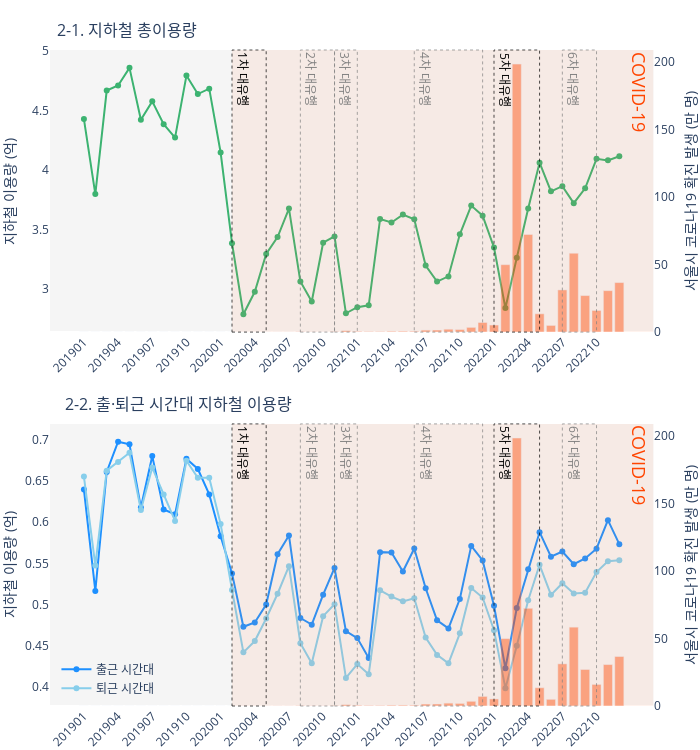

Here is the notebook cell this chart was saved with:
### Code cell
# 서울시의 코로나19 확진 발생 추이와 지하철 이용량의 상관관계 그래프 생성
fig = make_subplots(rows=2, cols=1,  vertical_spacing = 0.14,
                    specs=[[{'secondary_y': True}], [{'secondary_y': True}]],
                    subplot_titles=('2-1. 지하철 총이용량', '2-2. 출·퇴근 시간대 지하철 이용량'))


# 월별 서울시 코로나19 확진 발생 그래프
hovertemplate = []
for i in range(len(monthly_subway)):
    cnt = round(monthly_subway['confirmed']/10000,2)[i]
    hovertemplate.append(f'<b>{cnt}만 명</b>')
    
fig.add_trace(go.Bar(x=monthly_subway['year_month'].str.replace('-',''), y=monthly_subway['confirmed']/10000, 
                     name='코로나19 확진', marker_color='orangered', opacity=0.45, showlegend=False,
                     hovertemplate=hovertemplate),
              row=1, col=1, secondary_y=True)


# 월별 서울시 지하철 이용량 그래프
hovertemplate = []
for i in range(len(monthly_subway)):
    cnt = round(monthly_subway['cnt']/100000000,2)[i]
    hovertemplate.append(f'<b>{cnt}억</b>')
    
fig.add_trace(go.Scatter(x=monthly_subway['year_month'].str.replace('-',''), y=monthly_subway['cnt']/100000000, 
                         name='총이용량', mode='markers+lines', marker_color='mediumseagreen', showlegend=False,
                         hovertemplate=hovertemplate),
              row=1, col=1, secondary_y=False)




# 월별 서울시 코로나19 확진 발생 그래프
hovertemplate = []
for i in range(len(monthly_subway)):
    cnt = round(monthly_subway['confirmed']/10000,2)[i]
    hovertemplate.append(f'<b>{cnt}만 명</b>')
    
fig.add_trace(go.Bar(x=monthly_subway['year_month'].str.replace('-',''), y=monthly_subway['confirmed']/10000,
                     name='코로나19 확진', marker_color='orangered', opacity=0.45, showlegend=False,
                     hovertemplate=hovertemplate),
              row=2, col=1, secondary_y=True)


# 일별 출근시간대별 서울시 지하철 이용량 그래프
hovertemplate = []
for i in range(len(monthly_commute)):
    cnt = round(monthly_commute['go_to_work']/10000,1)[i]
    hovertemplate.append(f'<b>{cnt}천만</b>')
    
fig.add_trace(go.Scatter(x=monthly_commute['year_month'].str.replace('-',''), y=monthly_commute['go_to_work']/100000000,
                         name='출근 시간대', mode='markers+lines', marker_color='dodgerblue', showlegend=True,
                         hovertemplate=hovertemplate)
              , row=2, col=1, secondary_y=False)


# 일별 퇴근시간대별 서울시 지하철 이용량 그래프
hovertemplate = []
for i in range(len(monthly_commute)):
    cnt = round(monthly_commute['get_off_work']/10000,1)[i]
    hovertemplate.append(f'<b>{cnt}만</b>')
    
fig.add_trace(go.Scatter(x=monthly_commute['year_month'].str.replace('-',''), y=monthly_commute['get_off_work']/100000000,
                         name='퇴근 시간대', mode='markers+lines', marker_color='skyblue', showlegend=True,
                         hovertemplate=hovertemplate)
              , row=2, col=1, secondary_y=False)




# 코로나19 시기 표시를 위한 박스처리
fig.add_vrect(x0=13, x1=50, annotation=dict(text='COVID-19', font_size=18, font_color='orangered'), 
              annotation_position='top right', annotation_textangle = 90, fillcolor='coral', opacity=0.095, line_width=0)
# 코로나19 대유행 차수 표시를 위한 박스처리
fig.add_vrect(x0=13, x1=16, annotation=dict(text='1차 대유행', font_size=12, font_color='black'), 
              annotation_position='top left',annotation_textangle = 90, line=dict(color='black', dash='dot', width=0.7))
fig.add_vrect(x0=19, x1=22, annotation=dict(text='2차 대유행', font_size=12, font_color='gray'), 
              annotation_position='top left',annotation_textangle = 90, line=dict(color='gray', dash='dot', width=0.7))
fig.add_vrect(x0=22, x1=24, annotation=dict(text='3차 대유행', font_size=12, font_color='gray'), 
              annotation_position='top left',annotation_textangle = 90, line=dict(color='gray', dash='dot', width=0.7))
fig.add_vrect(x0=29, x1=35, annotation=dict(text='4차 대유행', font_size=12, font_color='gray'), 
              annotation_position='top left',annotation_textangle = 90, line=dict(color='gray', dash='dot', width=0.7))
fig.add_vrect(x0=36, x1=40, annotation=dict(text='5차 대유행', font_size=12, font_color='black'), 
              annotation_position='top left',annotation_textangle = 90, line=dict(color='black', dash='dot', width=0.7))
fig.add_vrect(x0=42, x1=45, annotation=dict(text='6차 대유행', font_size=12, font_color='gray'), 
              annotation_position='top left',annotation_textangle = 90, line=dict(color='gray', dash='dot', width=0.7))




# 그래프 레이아웃
fig.update_xaxes(tickangle=315, showgrid=False, spikecolor='orangered', dtick=3)
fig.update_yaxes(title_text='지하철 이용량 (억)', showgrid=False, showspikes=False, 
                 spikecolor='orangered', spikesnap='cursor', spikethickness=1)
fig.update_yaxes(title_text='서울시 코로나19 확진 발생 (만 명)', secondary_y=True, showgrid=False, showspikes=False,
                 spikecolor='orangered', spikesnap='cursor', spikethickness=1)
fig.update_layout(width=700, height=750, plot_bgcolor='whitesmoke', showlegend=True,
                  margin=dict(l=0,r=0,b=0,t=50),
                  legend=dict(x=0.01, y=0.005, bgcolor='whitesmoke'),
                  hovermode='x unified', hoverlabel=dict(bgcolor='white', bordercolor='white'))

fig.layout.annotations[0].update(x=0.12, y=1.01)
fig.layout.annotations[1].update(x=0.2, y=0.44)

# plotly api 연동
# username = 'parkahhyeong'
# api_key = '7w3ys4r0P0495JVPJlHE'
# chart_studio.tools.set_credentials_file(username=username, api_key=api_key)
# py.plot(fig, filename='monthly_subway', auto_open=True)

fig.show()

### Figure 1 — Plotly figure (JSON) as saved in the notebook; plotly's stock layout.template omitted (floating-point values rounded to 4 significant figures)
{"data": [{"hovertemplate": ["<b>0.0만 명</b>", "<b>0.0만 명</b>", "<b>0.0만 명</b>", "<b>0.0만 명</b>", "<b>0.0만 명</b>", "<b>0.0만 명</b>", "<b>0.0만 명</b>", "<b>0.0만 명</b>", "<b>0.0만 명</b>", "<b>0.0만 명</b>", "<b>0.0만 명</b>", "<b>0.0만 명</b>", "<b>0.0만 명</b>", "<b>0.01만 명</b>", "<b>0.04만 명</b>", "<b>0.02만 명</b>", "<b>0.02만 명</b>", "<b>0.05만 명</b>", "<b>0.03만 명</b>", "<b>0.23만 명</b>", "<b>0.14만 명</b>", "<b>0.07만 명</b>", "<b>0.28만 명</b>", "<b>1.02만 명</b>", "<b>0.52만 명</b>", "<b>0.41만 명</b>", "<b>0.38만 명</b>", "<b>0.58만 명</b>", "<b>0.63만 명</b>", "<b>0.61만 명</b>", "<b>1.44만 명</b>", "<b>1.5만 명</b>", "<b>2.11만 명</b>", "<b>1.91만 명</b>", "<b>3.47만 명</b>", "<b>7.1만 명</b>", "<b>5.21만 명</b>", "<b>49.88만 명</b>", "<b>198.34만 명</b>", "<b>72.26만 명</b>", "<b>13.53만 명</b>", "<b>4.93만 명</b>", "<b>31.2만 명</b>", "<b>58.36만 명</b>", "<b>27.02만 명</b>", "<b>15.99만 명</b>", "<b>30.67만 명</b>", "<b>36.63만 명</b>"], "marker": {"color": "orangered"}, "name": "코로나19 확진", "opacity": 0.45, "showlegend": false, "type": "bar", "x": ["201901", "201902", "201903", "201904", "201905", "201906", "201907", "201908", "201909", "201910", "201911", "201912", "202001", "202002", "202003", "202004", "202005", "202006", "202007", "202008", "202009", "202010", "202011", "202012", "202101", "202102", "202103", "202104", "202105", "202106", "202107", "202108", "202109", "202110", "202111", "202112", "202201", "202202", "202203", "202204", "202205", "202206", "202207", "202208", "202209", "202210", "202211", "202212"], "xaxis": "x", "y": [0, 0, 0, 0, 0, 0, 0, 0, 0, 0, 0, 0, 0, 0.0078, 0.0377, 0.0179, 0.0228, 0.0451, 0.0288, 0.2267, 0.1424, 0.0719, 0.2802, 1.021, 0.5168, 0.4083, 0.3803, 0.5811, 0.6303, 0.6075, 1.438, 1.502, 2.115, 1.912, 3.471, 7.098, 5.214, 49.88, 198.3, 72.26, 13.53, 4.929, 31.2, 58.36, 27.02, 15.99, 30.67, 36.63], "yaxis": "y2"}, {"hovertemplate": ["<b>4.43억</b>", "<b>3.8억</b>", "<b>4.67억</b>", "<b>4.71억</b>", "<b>4.86억</b>", "<b>4.42억</b>", "<b>4.58억</b>", "<b>4.38억</b>", "<b>4.27억</b>", "<b>4.79억</b>", "<b>4.64억</b>", "<b>4.68억</b>", "<b>4.15억</b>", "<b>3.39억</b>", "<b>2.79억</b>", "<b>2.98억</b>", "<b>3.3억</b>", "<b>3.44억</b>", "<b>3.68억</b>", "<b>3.06억</b>", "<b>2.9억</b>", "<b>3.39억</b>", "<b>3.44억</b>", "<b>2.8억</b>", "<b>2.85억</b>", "<b>2.87억</b>", "<b>3.59억</b>", "<b>3.56억</b>", "<b>3.63억</b>", "<b>3.59억</b>", "<b>3.2억</b>", "<b>3.06억</b>", "<b>3.11억</b>", "<b>3.46억</b>", "<b>3.7억</b>", "<b>3.62억</b>", "<b>3.35억</b>", "<b>2.84억</b>", "<b>3.26억</b>", "<b>3.68억</b>", "<b>4.06억</b>", "<b>3.82억</b>", "<b>3.86억</b>", "<b>3.72억</b>", "<b>3.85억</b>", "<b>4.09억</b>", "<b>4.08억</b>", "<b>4.12억</b>"], "marker": {"color": "mediumseagreen"}, "mode": "markers+lines", "name": "총이용량", "showlegend": false, "type": "scatter", "x": ["201901", "201902", "201903", "201904", "201905", "201906", "201907", "201908", "201909", "201910", "201911", "201912", "202001", "202002", "202003", "202004", "202005", "202006", "202007", "202008", "202009", "202010", "202011", "202012", "202101", "202102", "202103", "202104", "202105", "202106", "202107", "202108", "202109", "202110", "202111", "202112", "202201", "202202", "202203", "202204", "202205", "202206", "202207", "202208", "202209", "202210", "202211", "202212"], "xaxis": "x", "y": [4.427, 3.798, 4.667, 4.709, 4.857, 4.422, 4.576, 4.384, 4.272, 4.792, 4.637, 4.682, 4.147, 3.386, 2.79, 2.978, 3.296, 3.437, 3.676, 3.065, 2.896, 3.39, 3.443, 2.798, 2.849, 2.865, 3.588, 3.56, 3.626, 3.587, 3.198, 3.064, 3.107, 3.46, 3.702, 3.617, 3.35, 2.842, 3.264, 3.677, 4.061, 3.821, 3.864, 3.722, 3.847, 4.094, 4.081, 4.116], "yaxis": "y"}, {"hovertemplate": ["<b>0.0만 명</b>", "<b>0.0만 명</b>", "<b>0.0만 명</b>", "<b>0.0만 명</b>", "<b>0.0만 명</b>", "<b>0.0만 명</b>", "<b>0.0만 명</b>", "<b>0.0만 명</b>", "<b>0.0만 명</b>", "<b>0.0만 명</b>", "<b>0.0만 명</b>", "<b>0.0만 명</b>", "<b>0.0만 명</b>", "<b>0.01만 명</b>", "<b>0.04만 명</b>", "<b>0.02만 명</b>", "<b>0.02만 명</b>", "<b>0.05만 명</b>", "<b>0.03만 명</b>", "<b>0.23만 명</b>", "<b>0.14만 명</b>", "<b>0.07만 명</b>", "<b>0.28만 명</b>", "<b>1.02만 명</b>", "<b>0.52만 명</b>", "<b>0.41만 명</b>", "<b>0.38만 명</b>", "<b>0.58만 명</b>", "<b>0.63만 명</b>", "<b>0.61만 명</b>", "<b>1.44만 명</b>", "<b>1.5만 명</b>", "<b>2.11만 명</b>", "<b>1.91만 명</b>", "<b>3.47만 명</b>", "<b>7.1만 명</b>", "<b>5.21만 명</b>", "<b>49.88만 명</b>", "<b>198.34만 명</b>", "<b>72.26만 명</b>", "<b>13.53만 명</b>", "<b>4.93만 명</b>", "<b>31.2만 명</b>", "<b>58.36만 명</b>", "<b>27.02만 명</b>", "<b>15.99만 명</b>", "<b>30.67만 명</b>", "<b>36.63만 명</b>"], "marker": {"color": "orangered"}, "name": "코로나19 확진", "opacity": 0.45, "showlegend": false, "type": "bar", "x": ["201901", "201902", "201903", "201904", "201905", "201906", "201907", "201908", "201909", "201910", "201911", "201912", "202001", "202002", "202003", "202004", "202005", "202006", "202007", "202008", "202009", "202010", "202011", "202012", "202101", "202102", "202103", "202104", "202105", "202106", "202107", "202108", "202109", "202110", "202111", "202112", "202201", "202202", "202203", "202204", "202205", "202206", "202207", "202208", "202209", "202210", "202211", "202212"], "xaxis": "x2", "y": [0, 0, 0, 0, 0, 0, 0, 0, 0, 0, 0, 0, 0, 0.0078, 0.0377, 0.0179, 0.0228, 0.0451, 0.0288, 0.2267, 0.1424, 0.0719, 0.2802, 1.021, 0.5168, 0.4083, 0.3803, 0.5811, 0.6303, 0.6075, 1.438, 1.502, 2.115, 1.912, 3.471, 7.098, 5.214, 49.88, 198.3, 72.26, 13.53, 4.929, 31.2, 58.36, 27.02, 15.99, 30.67, 36.63], "yaxis": "y4"}, {"hovertemplate": ["<b>6397.3천만</b>", "<b>5164.5천만</b>", "<b>6612.3천만</b>", "<b>6978.5천만</b>", "<b>6947.0천만</b>", "<b>6179.3천만</b>", "<b>6804.5천만</b>", "<b>6155.9천만</b>", "<b>6097.1천만</b>", "<b>6771.7천만</b>", "<b>6647.8천만</b>", "<b>6338.6천만</b>", "<b>5829.2천만</b>", "<b>5377.6천만</b>", "<b>4728.3천만</b>", "<b>4781.0천만</b>", "<b>4998.4천만</b>", "<b>5611.7천만</b>", "<b>5839.6천만</b>", "<b>4835.3천만</b>", "<b>4754.3천만</b>", "<b>5119.3천만</b>", "<b>5444.2천만</b>", "<b>4675.3천만</b>", "<b>4590.8천만</b>", "<b>4349.4천만</b>", "<b>5636.2천만</b>", "<b>5631.0천만</b>", "<b>5400.6천만</b>", "<b>5680.4천만</b>", "<b>5196.7천만</b>", "<b>4806.8천만</b>", "<b>4708.9천만</b>", "<b>5065.7천만</b>", "<b>5712.2천만</b>", "<b>5535.6천만</b>", "<b>4984.3천만</b>", "<b>4223.7천만</b>", "<b>4956.0천만</b>", "<b>5428.6천만</b>", "<b>5879.1천만</b>", "<b>5580.6천만</b>", "<b>5644.3천만</b>", "<b>5489.6천만</b>", "<b>5559.7천만</b>", "<b>5678.2천만</b>", "<b>6025.0천만</b>", "<b>5733.1천만</b>"], "marker": {"color": "dodgerblue"}, "mode": "markers+lines", "name": "출근 시간대", "showlegend": true, "type": "scatter", "x": ["201901", "201902", "201903", "201904", "201905", "201906", "201907", "201908", "201909", "201910", "201911", "201912", "202001", "202002", "202003", "202004", "202005", "202006", "202007", "202008", "202009", "202010", "202011", "202012", "202101", "202102", "202103", "202104", "202105", "202106", "202107", "202108", "202109", "202110", "202111", "202112", "202201", "202202", "202203", "202204", "202205", "202206", "202207", "202208", "202209", "202210", "202211", "202212"], "xaxis": "x2", "y": [0.6397, 0.5164, 0.6612, 0.6979, 0.6947, 0.6179, 0.6804, 0.6156, 0.6097, 0.6772, 0.6648, 0.6339, 0.5829, 0.5378, 0.4728, 0.4781, 0.4998, 0.5612, 0.584, 0.4835, 0.4754, 0.5119, 0.5444, 0.4675, 0.4591, 0.4349, 0.5636, 0.5631, 0.5401, 0.568, 0.5197, 0.4807, 0.4709, 0.5066, 0.5712, 0.5536, 0.4984, 0.4224, 0.4956, 0.5429, 0.5879, 0.5581, 0.5644, 0.549, 0.556, 0.5678, 0.6025, 0.5733], "yaxis": "y3"}, {"hovertemplate": ["<b>6556.1만</b>", "<b>5474.2만</b>", "<b>6627.4만</b>", "<b>6732.9만</b>", "<b>6845.9만</b>", "<b>6149.2만</b>", "<b>6664.4만</b>", "<b>6337.9만</b>", "<b>6015.3만</b>", "<b>6748.4만</b>", "<b>6541.6만</b>", "<b>6541.6만</b>", "<b>5978.9만</b>", "<b>5175.5만</b>", "<b>4417.7만</b>", "<b>4554.6만</b>", "<b>4829.8만</b>", "<b>5130.4만</b>", "<b>5465.3만</b>", "<b>4528.4만</b>", "<b>4285.9만</b>", "<b>4857.4만</b>", "<b>5001.9만</b>", "<b>4106.5만</b>", "<b>4274.9만</b>", "<b>4150.4만</b>", "<b>5171.6만</b>", "<b>5095.5만</b>", "<b>5037.8만</b>", "<b>5075.6만</b>", "<b>4598.2만</b>", "<b>4386.8만</b>", "<b>4283.7만</b>", "<b>4648.5만</b>", "<b>5199.9만</b>", "<b>5084.7만</b>", "<b>4687.1만</b>", "<b>3982.2만</b>", "<b>4498.0만</b>", "<b>5051.3만</b>", "<b>5482.3만</b>", "<b>5116.9만</b>", "<b>5258.6만</b>", "<b>5133.1만</b>", "<b>5141.6만</b>", "<b>5393.3만</b>", "<b>5524.8만</b>", "<b>5536.6만</b>"], "marker": {"color": "skyblue"}, "mode": "markers+lines", "name": "퇴근 시간대", "showlegend": true, "type": "scatter", "x": ["201901", "201902", "201903", "201904", "201905", "201906", "201907", "201908", "201909", "201910", "201911", "201912", "202001", "202002", "202003", "202004", "202005", "202006", "202007", "202008", "202009", "202010", "202011", "202012", "202101", "202102", "202103", "202104", "202105", "202106", "202107", "202108", "202109", "202110", "202111", "202112", "202201", "202202", "202203", "202204", "202205", "202206", "202207", "202208", "202209", "202210", "202211", "202212"], "xaxis": "x2", "y": [0.6556, 0.5474, 0.6627, 0.6733, 0.6846, 0.6149, 0.6664, 0.6338, 0.6015, 0.6748, 0.6542, 0.6542, 0.5979, 0.5175, 0.4418, 0.4555, 0.483, 0.513, 0.5465, 0.4528, 0.4286, 0.4857, 0.5002, 0.4106, 0.4275, 0.415, 0.5172, 0.5095, 0.5038, 0.5076, 0.4598, 0.4387, 0.4284, 0.4649, 0.52, 0.5085, 0.4687, 0.3982, 0.4498, 0.5051, 0.5482, 0.5117, 0.5259, 0.5133, 0.5142, 0.5393, 0.5525, 0.5537], "yaxis": "y3"}], "layout": {"annotations": [{"font": {"size": 16}, "showarrow": false, "text": "2-1. 지하철 총이용량", "x": 0.12, "xanchor": "center", "xref": "paper", "y": 1.01, "yanchor": "bottom", "yref": "paper"}, {"font": {"size": 16}, "showarrow": false, "text": "2-2. 출·퇴근 시간대 지하철 이용량", "x": 0.2, "xanchor": "center", "xref": "paper", "y": 0.44, "yanchor": "bottom", "yref": "paper"}, {"font": {"color": "orangered", "size": 18}, "showarrow": false, "text": "COVID-19", "textangle": 90, "x": 50, "xanchor": "right", "xref": "x", "y": 1, "yanchor": "top", "yref": "y domain"}, {"font": {"color": "orangered", "size": 18}, "showarrow": false, "text": "COVID-19", "textangle": 90, "x": 50, "xanchor": "right", "xref": "x2", "y": 1, "yanchor": "top", "yref": "y3 domain"}, {"font": {"color": "black", "size": 12}, "showarrow": false, "text": "1차 대유행", "textangle": 90, "x": 13, "xanchor": "left", "xref": "x", "y": 1, "yanchor": "top", "yref": "y domain"}, {"font": {"color": "black", "size": 12}, "showarrow": false, "text": "1차 대유행", "textangle": 90, "x": 13, "xanchor": "left", "xref": "x2", "y": 1, "yanchor": "top", "yref": "y3 domain"}, {"font": {"color": "gray", "size": 12}, "showarrow": false, "text": "2차 대유행", "textangle": 90, "x": 19, "xanchor": "left", "xref": "x", "y": 1, "yanchor": "top", "yref": "y domain"}, {"font": {"color": "gray", "size": 12}, "showarrow": false, "text": "2차 대유행", "textangle": 90, "x": 19, "xanchor": "left", "xref": "x2", "y": 1, "yanchor": "top", "yref": "y3 domain"}, {"font": {"color": "gray", "size": 12}, "showarrow": false, "text": "3차 대유행", "textangle": 90, "x": 22, "xanchor": "left", "xref": "x", "y": 1, "yanchor": "top", "yref": "y domain"}, {"font": {"color": "gray", "size": 12}, "showarrow": false, "text": "3차 대유행", "textangle": 90, "x": 22, "xanchor": "left", "xref": "x2", "y": 1, "yanchor": "top", "yref": "y3 domain"}, {"font": {"color": "gray", "size": 12}, "showarrow": false, "text": "4차 대유행", "textangle": 90, "x": 29, "xanchor": "left", "xref": "x", "y": 1, "yanchor": "top", "yref": "y domain"}, {"font": {"color": "gray", "size": 12}, "showarrow": false, "text": "4차 대유행", "textangle": 90, "x": 29, "xanchor": "left", "xref": "x2", "y": 1, "yanchor": "top", "yref": "y3 domain"}, {"font": {"color": "black", "size": 12}, "showarrow": false, "text": "5차 대유행", "textangle": 90, "x": 36, "xanchor": "left", "xref": "x", "y": 1, "yanchor": "top", "yref": "y domain"}, {"font": {"color": "black", "size": 12}, "showarrow": false, "text": "5차 대유행", "textangle": 90, "x": 36, "xanchor": "left", "xref": "x2", "y": 1, "yanchor": "top", "yref": "y3 domain"}, {"font": {"color": "gray", "size": 12}, "showarrow": false, "text": "6차 대유행", "textangle": 90, "x": 42, "xanchor": "left", "xref": "x", "y": 1, "yanchor": "top", "yref": "y domain"}, {"font": {"color": "gray", "size": 12}, "showarrow": false, "text": "6차 대유행", "textangle": 90, "x": 42, "xanchor": "left", "xref": "x2", "y": 1, "yanchor": "top", "yref": "y3 domain"}], "height": 750, "hoverlabel": {"bgcolor": "white", "bordercolor": "white"}, "hovermode": "x unified", "legend": {"bgcolor": "whitesmoke", "x": 0.01, "y": 0.005}, "margin": {"b": 0, "l": 0, "r": 0, "t": 50}, "plot_bgcolor": "whitesmoke", "shapes": [{"fillcolor": "coral", "line": {"width": 0}, "opacity": 0.095, "type": "rect", "x0": 13, "x1": 50, "xref": "x", "y0": 0, "y1": 1, "yref": "y domain"}, {"fillcolor": "coral", "line": {"width": 0}, "opacity": 0.095, "type": "rect", "x0": 13, "x1": 50, "xref": "x2", "y0": 0, "y1": 1, "yref": "y3 domain"}, {"line": {"color": "black", "dash": "dot", "width": 0.7}, "type": "rect", "x0": 13, "x1": 16, "xref": "x", "y0": 0, "y1": 1, "yref": "y domain"}, {"line": {"color": "black", "dash": "dot", "width": 0.7}, "type": "rect", "x0": 13, "x1": 16, "xref": "x2", "y0": 0, "y1": 1, "yref": "y3 domain"}, {"line": {"color": "gray", "dash": "dot", "width": 0.7}, "type": "rect", "x0": 19, "x1": 22, "xref": "x", "y0": 0, "y1": 1, "yref": "y domain"}, {"line": {"color": "gray", "dash": "dot", "width": 0.7}, "type": "rect", "x0": 19, "x1": 22, "xref": "x2", "y0": 0, "y1": 1, "yref": "y3 domain"}, {"line": {"color": "gray", "dash": "dot", "width": 0.7}, "type": "rect", "x0": 22, "x1": 24, "xref": "x", "y0": 0, "y1": 1, "yref": "y domain"}, {"line": {"color": "gray", "dash": "dot", "width": 0.7}, "type": "rect", "x0": 22, "x1": 24, "xref": "x2", "y0": 0, "y1": 1, "yref": "y3 domain"}, {"line": {"color": "gray", "dash": "dot", "width": 0.7}, "type": "rect", "x0": 29, "x1": 35, "xref": "x", "y0": 0, "y1": 1, "yref": "y domain"}, {"line": {"color": "gray", "dash": "dot", "width": 0.7}, "type": "rect", "x0": 29, "x1": 35, "xref": "x2", "y0": 0, "y1": 1, "yref": "y3 domain"}, {"line": {"color": "black", "dash": "dot", "width": 0.7}, "type": "rect", "x0": 36, "x1": 40, "xref": "x", "y0": 0, "y1": 1, "yref": "y domain"}, {"line": {"color": "black", "dash": "dot", "width": 0.7}, "type": "rect", "x0": 36, "x1": 40, "xref": "x2", "y0": 0, "y1": 1, "yref": "y3 domain"}, {"line": {"color": "gray", "dash": "dot", "width": 0.7}, "type": "rect", "x0": 42, "x1": 45, "xref": "x", "y0": 0, "y1": 1, "yref": "y domain"}, {"line": {"color": "gray", "dash": "dot", "width": 0.7}, "type": "rect", "x0": 42, "x1": 45, "xref": "x2", "y0": 0, "y1": 1, "yref": "y3 domain"}], "showlegend": true, "width": 700, "xaxis": {"anchor": "y", "domain": [0, 0.94], "dtick": 3, "showgrid": false, "spikecolor": "orangered", "tickangle": -45}, "xaxis2": {"anchor": "y3", "domain": [0, 0.94], "dtick": 3, "showgrid": false, "spikecolor": "orangered", "tickangle": -45}, "yaxis": {"anchor": "x", "domain": [0.57, 1], "showgrid": false, "showspikes": false, "spikecolor": "orangered", "spikesnap": "cursor", "spikethickness": 1, "title": {"text": "지하철 이용량 (억)"}}, "yaxis2": {"anchor": "x", "overlaying": "y", "showgrid": false, "showspikes": false, "side": "right", "spikecolor": "orangered", "spikesnap": "cursor", "spikethickness": 1, "title": {"text": "서울시 코로나19 확진 발생 (만 명)"}}, "yaxis3": {"anchor": "x2", "domain": [0, 0.43], "showgrid": false, "showspikes": false, "spikecolor": "orangered", "spikesnap": "cursor", "spikethickness": 1, "title": {"text": "지하철 이용량 (억)"}}, "yaxis4": {"anchor": "x2", "overlaying": "y3", "showgrid": false, "showspikes": false, "side": "right", "spikecolor": "orangered", "spikesnap": "cursor", "spikethickness": 1, "title": {"text": "서울시 코로나19 확진 발생 (만 명)"}}}}
